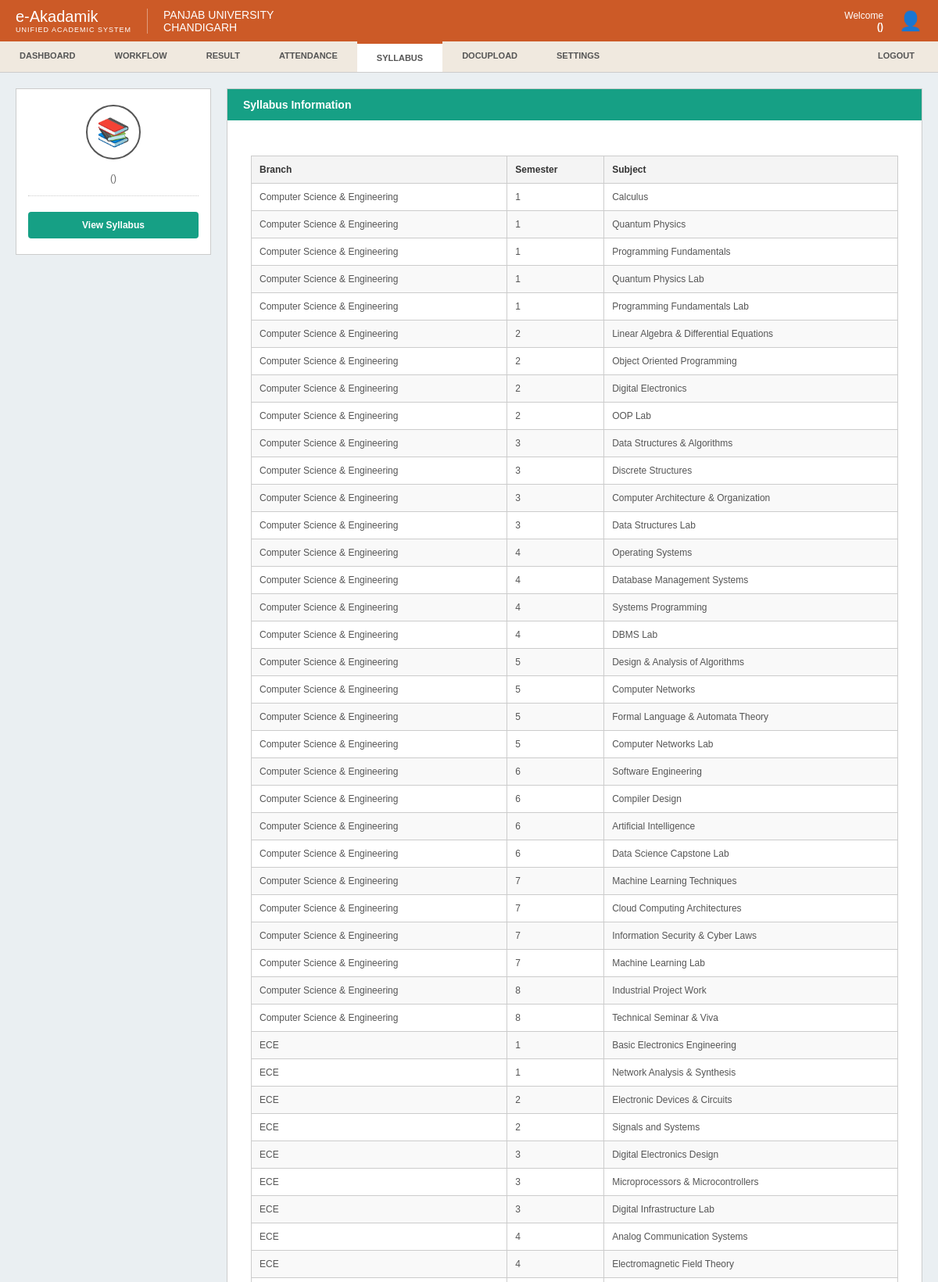
Screenshot of /syllabus?action=view (signed in, upper part) with the database file from the repository.
### tables this page shows
CREATE TABLE syllabus (
        id INTEGER PRIMARY KEY AUTOINCREMENT,
        branch TEXT NOT NULL,
        semester INTEGER NOT NULL,
        subject TEXT NOT NULL,
        subject_type TEXT DEFAULT 'Theory',
        credits INTEGER DEFAULT 4
    );

### app.py (the view)
@app.route("/syllabus")
def syllabus():
    user_data = session.get('user_data')
    if not user_data:
        return redirect("/")
    action = request.args.get("action")
    syllabus_data = []
    if action == "view":
        try:
            conn = sqlite3.connect("users.db")
            cursor = conn.cursor()
            cursor.execute("SELECT branch, semester, subject FROM syllabus")
            syllabus_data = cursor.fetchall()
        except sqlite3.OperationalError:
            print("Notice: 'syllabus' table missing from database setup.")
        finally:
            if 'conn' in locals(): conn.close()
    return render_template("syllabus.html", user=user_data, action=action, syllabus_data=syllabus_data)

### templates/syllabus.html (shortened to what this page needs)
<!DOCTYPE html>
<html lang="en">
<head>
</head>
<body>
    <header class="top-header">
        <div class="header-left">
            <div class="logo-text">
                <h1>e-Akadamik</h1>
                <p>UNIFIED ACADEMIC SYSTEM</p>
            </div>
            <div class="university-name">
                <h2>PANJAB UNIVERSITY</h2>
                <h2>CHANDIGARH</h2>
            </div>
        </div>
        <div class="header-right">
            <p>Welcome<br><strong>{{ user.name }} ({{ user.role }})</strong></p>
            <div style="font-size: 24px; margin-left: 5px;">👤</div>
        </div>
    </header>
    <nav class="main-nav">
        <a href="/dashboard">Dashboard</a>
        {% if user.role == 'Student' %}
            <a href="/examination">Examination</a>
        {% else %}
            <a href="/examination">Workflow</a>
        {% endif %}
        <a href="/result">Result</a>
        <a href="/attendance">Attendance</a>
        <a href="/syllabus" class="active">Syllabus</a>
        <a href="/docupload">DocUpload</a>
        <a href="/settings">Settings</a>
        <a href="/logout" class="logout-item">Logout</a>
    </nav>
    <div class="container">
        <aside class="left-profile-card">
            <div class="card-avatar">📚</div>
            <div class="card-role">({{ user.role }})</div>
            <div class="card-divider"></div>
            <a href="/syllabus?action=view" class="action-btn">View Syllabus</a>
        </aside>
        <main class="content-panel">
            <div class="panel-header">Syllabus Information</div>
            <div class="form-container">
                {% if action == 'view' %}
                    {% if syllabus_data %}
                        <table class="report-table">
                            <thead>
                                <tr>
                                    <th>Branch</th>
                                    <th>Semester</th>
                                    <th>Subject</th>
                                </tr>
                            </thead>
                            <tbody>
                                {% for row in syllabus_data %}
                                <tr>
                                    <td>{{ row[0] }}</td>
                                    <td>{{ row[1] }}</td>
                                    <td>{{ row[2] }}</td>
                                </tr>
                                {% endfor %}
                            </tbody>
                        </table>
                    {% else %}
                        <p style="color:#888; text-align:center; padding: 20px 0;">No syllabus data available.</p>
                    {% endif %}
                {% else %}
                    <p style="color:#888; text-align:center; padding: 20px 0;">Click "View Syllabus" to load syllabus details.</p>
                {% endif %}
            </div>
        </main>
    </div>
</body>
</html>

### templates/syllabus.html (style rules this page uses)
* { margin: 0; padding: 0; box-sizing: border-box; font-family: Arial, sans-serif; }
html, body { height: 100%; width: 100%; background-color: #eaeff2; color: #333; display: flex; flex-direction: column; }
.top-header { background-color: #cc5a27; color: white; display: flex; justify-content: space-between; align-items: center; padding: 10px 20px; width: 100%; }
.header-left { display: flex; align-items: center; gap: 20px; }
.logo-text h1 { font-size: 20px; font-weight: normal; margin: 0; }
.logo-text p { font-size: 9px; letter-spacing: 1px; margin: 0; }
.university-name { border-left: 1px solid rgba(255,255,255,0.4); padding-left: 20px; }
.university-name h2 { font-size: 14px; font-weight: normal; margin: 0; }
.header-right { text-align: right; font-size: 12px; display: flex; align-items: center; gap: 15px; }
.main-nav { background-color: #f0e9df; display: flex; border-bottom: 1px solid #ccc; width: 100%; }
.main-nav a { padding: 12px 25px; text-decoration: none; color: #555; font-size: 11px; font-weight: bold; text-transform: uppercase; }
.main-nav a.active { background-color: #ffffff; color: #555; border-top: 3px solid #cc5a27; }
.main-nav a.logout-item { margin-left: auto; padding-right: 30px; }
.container { display: flex; padding: 20px; gap: 20px; flex: 1; align-items: flex-start; width: 100%; }
.left-profile-card { width: 250px; background-color: #ffffff; border: 1px solid #ccc; padding: 20px 15px; text-align: center; display: flex; flex-direction: column; align-items: center; flex-shrink: 0; }
.card-avatar { width: 70px; height: 70px; border-radius: 50%; border: 2px solid #555; margin-bottom: 15px; display: flex; align-items: center; justify-content: center; font-size: 35px; background: white; color: #555; }
.card-role { font-size: 12px; color: #666; margin-bottom: 15px; }
.card-divider { width: 100%; border-top: 1px dotted #ccc; margin-bottom: 15px; }
.action-btn { display: block; width: 100%; padding: 10px; font-size: 12px; font-weight: bold; border: none; text-decoration: none; cursor: pointer; text-align: center; background-color: #16a085; color: white; border-radius: 4px; margin-top: 5px; }
.content-panel { flex-grow: 1; background: #ffffff; border: 1px solid #ccc; }
.panel-header { background-color: #16a085; color: white; padding: 12px 20px; font-size: 14px; font-weight: bold; }
.form-container { padding: 30px; }
.report-table { width: 100%; border-collapse: collapse; margin-top: 15px; font-size: 12px; }
.report-table th { background-color: #f4f4f4; color: #333; font-weight: bold; padding: 10px; text-align: left; border: 1px solid #ccc; }
.report-table td { padding: 10px; border: 1px solid #ccc; color: #555; }
.report-table tr:nth-child(even) { background-color: #f9f9f9; }

### rows the page displays
syllabus: branch "Computer Science & Engineering", semester "1", subject "Calculus"
syllabus: branch "Computer Science & Engineering", semester "1", subject "Quantum Physics"
syllabus: branch "Computer Science & Engineering", semester "1", subject "Programming Fundamentals"
syllabus: branch "Computer Science & Engineering", semester "1", subject "Quantum Physics Lab"
syllabus: branch "Computer Science & Engineering", semester "1", subject "Programming Fundamentals Lab"
syllabus: branch "Computer Science & Engineering", semester "2", subject "Linear Algebra & Differential Equations"
syllabus: branch "Computer Science & Engineering", semester "2", subject "Object Oriented Programming"
syllabus: branch "Computer Science & Engineering", semester "2", subject "Digital Electronics"
syllabus: branch "Computer Science & Engineering", semester "2", subject "OOP Lab"
syllabus: branch "Computer Science & Engineering", semester "3", subject "Data Structures & Algorithms"
syllabus: branch "Computer Science & Engineering", semester "3", subject "Discrete Structures"
syllabus: branch "Computer Science & Engineering", semester "3", subject "Computer Architecture & Organization"
syllabus: branch "Computer Science & Engineering", semester "3", subject "Data Structures Lab"
syllabus: branch "Computer Science & Engineering", semester "4", subject "Operating Systems"
syllabus: branch "Computer Science & Engineering", semester "4", subject "Database Management Systems"
syllabus: branch "Computer Science & Engineering", semester "4", subject "Systems Programming"
syllabus: branch "Computer Science & Engineering", semester "4", subject "DBMS Lab"
syllabus: branch "Computer Science & Engineering", semester "5", subject "Design & Analysis of Algorithms"
syllabus: branch "Computer Science & Engineering", semester "5", subject "Computer Networks"
syllabus: branch "Computer Science & Engineering", semester "5", subject "Formal Language & Automata Theory"
syllabus: branch "Computer Science & Engineering", semester "5", subject "Computer Networks Lab"
syllabus: branch "Computer Science & Engineering", semester "6", subject "Software Engineering"
syllabus: branch "Computer Science & Engineering", semester "6", subject "Compiler Design"
syllabus: branch "Computer Science & Engineering", semester "6", subject "Artificial Intelligence"
syllabus: branch "Computer Science & Engineering", semester "6", subject "Data Science Capstone Lab"
syllabus: branch "Computer Science & Engineering", semester "7", subject "Machine Learning Techniques"
syllabus: branch "Computer Science & Engineering", semester "7", subject "Cloud Computing Architectures"
syllabus: branch "Computer Science & Engineering", semester "7", subject "Information Security & Cyber Laws"
syllabus: branch "Computer Science & Engineering", semester "7", subject "Machine Learning Lab"
syllabus: branch "Computer Science & Engineering", semester "8", subject "Industrial Project Work"
syllabus: branch "Computer Science & Engineering", semester "8", subject "Technical Seminar & Viva"
syllabus: branch "ECE", semester "1", subject "Basic Electronics Engineering"
syllabus: branch "ECE", semester "1", subject "Network Analysis & Synthesis"
syllabus: branch "ECE", semester "2", subject "Electronic Devices & Circuits"
syllabus: branch "ECE", semester "2", subject "Signals and Systems"
syllabus: branch "ECE", semester "3", subject "Digital Electronics Design"
syllabus: branch "ECE", semester "3", subject "Microprocessors & Microcontrollers"
syllabus: branch "ECE", semester "3", subject "Digital Infrastructure Lab"
syllabus: branch "ECE", semester "4", subject "Analog Communication Systems"
syllabus: branch "ECE", semester "4", subject "Electromagnetic Field Theory"
